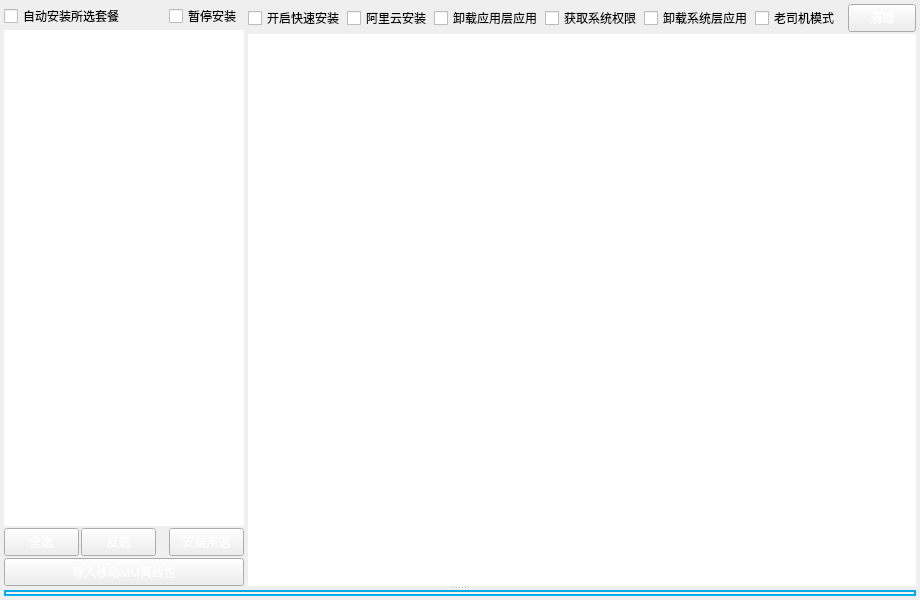
<?xml version="1.0" encoding="UTF-8"?>
<ui version="4.0">
 <class>FormInstallation</class>
 <widget class="QWidget" name="FormInstallation">
  <property name="geometry">
   <rect>
    <x>0</x>
    <y>0</y>
    <width>920</width>
    <height>600</height>
   </rect>
  </property>
  <property name="windowTitle">
   <string>Form</string>
  </property>
  <property name="styleSheet">
   <string notr="true">QWidget {
	font: 25 9pt &quot;微软雅黑&quot;;
}

QPushButton {
	color: #ffffff;
	border-width: 2px;
	border-image: url(:/skins/skins/btn_blue.png) 2 2;
	min-width: 64px;
	min-height: 20px;
}

QPushButton::hover {
	color: #ffffff;
	border-width: 2px;
	border-image: url(:/skins/skins/btn_blue_hover.png) 2 2;
}

QPushButton::pressed {
	color: #ffffff;
	border-width: 2px;
	border-image: url(:/skins/skins/btn_blue_pressed.png) 2 2;
}

#tabWidget::pane {
	border: 2px solid #00abeb;
}

 QTabBar::tab:selected {
     background-color: #00abeb;
	color: #FFFFFF;
 }

 QTabBar::tab:!selected {
	color: #000000;
 }
</string>
  </property>
  <layout class="QVBoxLayout" name="verticalLayout">
   <property name="spacing">
    <number>0</number>
   </property>
   <property name="leftMargin">
    <number>4</number>
   </property>
   <property name="topMargin">
    <number>4</number>
   </property>
   <property name="rightMargin">
    <number>4</number>
   </property>
   <property name="bottomMargin">
    <number>4</number>
   </property>
   <item>
    <widget class="QSplitter" name="splitter">
     <property name="orientation">
      <enum>Qt::Vertical</enum>
     </property>
     <widget class="QWidget" name="layoutWidget">
      <layout class="QHBoxLayout" name="horizontalLayout">
       <property name="spacing">
        <number>4</number>
       </property>
       <item>
        <widget class="QWidget" name="widget" native="true">
         <property name="minimumSize">
          <size>
           <width>240</width>
           <height>0</height>
          </size>
         </property>
         <property name="maximumSize">
          <size>
           <width>240</width>
           <height>16777215</height>
          </size>
         </property>
         <layout class="QGridLayout" name="gridLayout_2">
          <property name="leftMargin">
           <number>0</number>
          </property>
          <property name="topMargin">
           <number>0</number>
          </property>
          <property name="rightMargin">
           <number>0</number>
          </property>
          <property name="bottomMargin">
           <number>0</number>
          </property>
          <property name="spacing">
           <number>2</number>
          </property>
          <item row="3" column="0" colspan="4">
           <widget class="QPushButton" name="btn_load_mm_bundle">
            <property name="text">
             <string>导入移动MM离线包</string>
            </property>
           </widget>
          </item>
          <item row="2" column="0">
           <widget class="QPushButton" name="btn_sel_all">
            <property name="minimumSize">
             <size>
              <width>68</width>
              <height>24</height>
             </size>
            </property>
            <property name="text">
             <string>全选</string>
            </property>
           </widget>
          </item>
          <item row="2" column="1">
           <widget class="QPushButton" name="btn_sel_rev">
            <property name="minimumSize">
             <size>
              <width>68</width>
              <height>24</height>
             </size>
            </property>
            <property name="text">
             <string>反选</string>
            </property>
           </widget>
          </item>
          <item row="2" column="2">
           <spacer name="horizontalSpacer">
            <property name="orientation">
             <enum>Qt::Horizontal</enum>
            </property>
            <property name="sizeHint" stdset="0">
             <size>
              <width>13</width>
              <height>20</height>
             </size>
            </property>
           </spacer>
          </item>
          <item row="2" column="3">
           <widget class="QPushButton" name="btn_install">
            <property name="minimumSize">
             <size>
              <width>68</width>
              <height>24</height>
             </size>
            </property>
            <property name="text">
             <string>安装所选</string>
            </property>
           </widget>
          </item>
          <item row="1" column="0" colspan="4">
           <widget class="QListWidget" name="tv_bundles">
            <property name="frameShape">
             <enum>QFrame::NoFrame</enum>
            </property>
            <property name="editTriggers">
             <set>QAbstractItemView::NoEditTriggers</set>
            </property>
            <property name="alternatingRowColors">
             <bool>true</bool>
            </property>
            <property name="selectionMode">
             <enum>QAbstractItemView::SingleSelection</enum>
            </property>
            <property name="selectionBehavior">
             <enum>QAbstractItemView::SelectRows</enum>
            </property>
           </widget>
          </item>
          <item row="0" column="0" colspan="3">
           <widget class="QCheckBox" name="chk_auto_inst_bundle">
            <property name="minimumSize">
             <size>
              <width>0</width>
              <height>24</height>
             </size>
            </property>
            <property name="text">
             <string>自动安装所选套餐</string>
            </property>
           </widget>
          </item>
          <item row="0" column="3">
           <widget class="QCheckBox" name="chk_pauseInstall">
            <property name="text">
             <string>暂停安装</string>
            </property>
           </widget>
          </item>
         </layout>
        </widget>
       </item>
       <item>
        <layout class="QGridLayout" name="gridLayout" rowstretch="0,0">
         <property name="leftMargin">
          <number>0</number>
         </property>
         <property name="topMargin">
          <number>0</number>
         </property>
         <property name="rightMargin">
          <number>0</number>
         </property>
         <property name="bottomMargin">
          <number>0</number>
         </property>
         <property name="spacing">
          <number>2</number>
         </property>
         <item row="0" column="7">
          <widget class="QPushButton" name="btn_cleanup">
           <property name="minimumSize">
            <size>
             <width>68</width>
             <height>24</height>
            </size>
           </property>
           <property name="text">
            <string>清理</string>
           </property>
          </widget>
         </item>
         <item row="0" column="4">
          <widget class="QCheckBox" name="chk_uninst_sysapps">
           <property name="minimumSize">
            <size>
             <width>0</width>
             <height>24</height>
            </size>
           </property>
           <property name="text">
            <string>卸载系统层应用</string>
           </property>
          </widget>
         </item>
         <item row="0" column="0">
          <widget class="QCheckBox" name="chk_async_install">
           <property name="enabled">
            <bool>true</bool>
           </property>
           <property name="minimumSize">
            <size>
             <width>0</width>
             <height>24</height>
            </size>
           </property>
           <property name="text">
            <string>开启快速安装</string>
           </property>
           <property name="checked">
            <bool>false</bool>
           </property>
          </widget>
         </item>
         <item row="0" column="2">
          <widget class="QCheckBox" name="chk_uninst_userapps">
           <property name="minimumSize">
            <size>
             <width>0</width>
             <height>24</height>
            </size>
           </property>
           <property name="text">
            <string>卸载应用层应用</string>
           </property>
           <property name="checked">
            <bool>false</bool>
           </property>
          </widget>
         </item>
         <item row="0" column="3">
          <widget class="QCheckBox" name="chk_try_root">
           <property name="minimumSize">
            <size>
             <width>0</width>
             <height>24</height>
            </size>
           </property>
           <property name="text">
            <string>获取系统权限</string>
           </property>
          </widget>
         </item>
         <item row="0" column="5">
          <widget class="QCheckBox" name="chk_use_LAN">
           <property name="minimumSize">
            <size>
             <width>0</width>
             <height>24</height>
            </size>
           </property>
           <property name="text">
            <string>老司机模式</string>
           </property>
          </widget>
         </item>
         <item row="0" column="6">
          <spacer name="horizontalSpacer_2">
           <property name="orientation">
            <enum>Qt::Horizontal</enum>
           </property>
           <property name="sizeHint" stdset="0">
            <size>
             <width>40</width>
             <height>20</height>
            </size>
           </property>
          </spacer>
         </item>
         <item row="1" column="0" colspan="8">
          <widget class="QListWidget" name="tv_devices">
           <property name="frameShape">
            <enum>QFrame::NoFrame</enum>
           </property>
           <property name="editTriggers">
            <set>QAbstractItemView::NoEditTriggers</set>
           </property>
           <property name="alternatingRowColors">
            <bool>true</bool>
           </property>
           <property name="selectionBehavior">
            <enum>QAbstractItemView::SelectRows</enum>
           </property>
          </widget>
         </item>
         <item row="0" column="1">
          <widget class="QCheckBox" name="chk_installByZAgent">
           <property name="text">
            <string>阿里云安装</string>
           </property>
          </widget>
         </item>
        </layout>
       </item>
      </layout>
     </widget>
     <widget class="QTabWidget" name="tabWidget">
      <property name="tabPosition">
       <enum>QTabWidget::South</enum>
      </property>
      <property name="iconSize">
       <size>
        <width>24</width>
        <height>24</height>
       </size>
      </property>
      <property name="documentMode">
       <bool>false</bool>
      </property>
     </widget>
    </widget>
   </item>
  </layout>
 </widget>
 <tabstops>
  <tabstop>chk_auto_inst_bundle</tabstop>
  <tabstop>tv_bundles</tabstop>
  <tabstop>btn_sel_all</tabstop>
  <tabstop>btn_sel_rev</tabstop>
  <tabstop>btn_install</tabstop>
  <tabstop>btn_load_mm_bundle</tabstop>
  <tabstop>chk_async_install</tabstop>
  <tabstop>chk_uninst_userapps</tabstop>
  <tabstop>chk_try_root</tabstop>
  <tabstop>chk_uninst_sysapps</tabstop>
  <tabstop>btn_cleanup</tabstop>
  <tabstop>tv_devices</tabstop>
  <tabstop>tabWidget</tabstop>
 </tabstops>
 <resources/>
 <connections/>
</ui>
